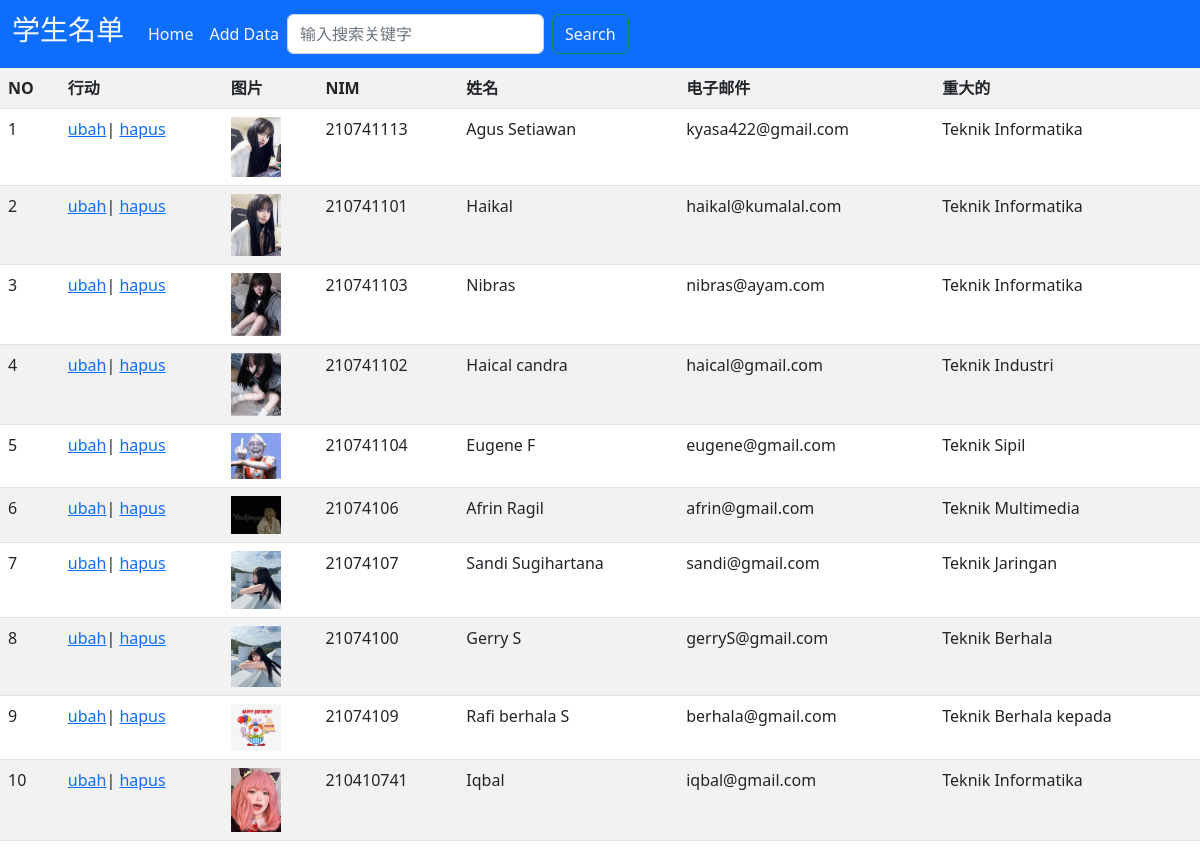
/pertemuan2/index.php, run on the app's committed database.
### tables this page shows
CREATE TABLE `mahasiswa` (
  `id` int(11) NOT NULL,
  `nama` varchar(100) DEFAULT NULL,
  `nrp` char(9) DEFAULT NULL,
  `email` varchar(100) DEFAULT NULL,
  `jurusan` varchar(100) DEFAULT NULL,
  `gambar` varchar(100) DEFAULT NULL
);

### pertemuan2/funtions.php (called while the page is built, shortened)
<?php
$db = mysqli_connect("localhost", "root", "", "phpdasar");
function  query($query)
{
  global $db;
  $result = mysqli_query($db, $query);
  $rows = [];
  while ($row = mysqli_fetch_assoc($result)) {
    $rows[] = $row;
  }
  return $rows;
}

### pertemuan2/index.php (the view, shortened to what this page needs)
<?php
require 'funtions.php';
$mahasiswa = query("SELECT * FROM mahasiswa");
?>
<!DOCTYPE html>
<html lang="en">
<head>
  <link rel="stylesheet" href="https://cdn.jsdelivr.net/npm/bootstrap@5.2.0/dist/css/bootstrap.min.css">
</head>
<body>
  <nav class="navbar navbar-expand-lg bg-primary">
    <div class="container-fluid">
      <a class="navbar-brand" href="index.php ">
        <h3 class="text-light">学生名单</h3>
      </a>
      <div class="collapse navbar-collapse" id="navbarNavAltMarkup">
        <div class="navbar-nav">
          <a class="nav-link active text-light" aria-current="page" href="index.php">Home</a>
          <a class="nav-link text-light" href="tambah.php">Add Data</a>
          <form class="d-flex" role="search" action="" method="POST">
            <input class="form-control me-2" type="search" aria-label="Search" name="keyword" placeholder="输入搜索关键字" autocomplete="off">
            <button class="btn btn-outline-success text-light" type="submit" name="cari">Search</button>
          </form>
        </div>
      </div>
    </div>
  </nav>
  <table class="table table-striped ">
    <tr>
      <th>NO</th>
      <th>行动</th>
      <th>图片</th>
      <th>NIM</th>
      <th>姓名</th>
      <th>电子邮件</th>
      <th>重大的</th>
    </tr>
    <?php $i = 1; ?>
    <?php foreach ($mahasiswa as $row) : ?>
      <tr>
        <td><?php echo $i; ?></td>
        <td>
          <a href="ubah.php?id=<?= $row["id"]; ?>">ubah</a>|
          <a href="hapus.php?id=<?= $row["id"]; ?>" onclick="return confirm('Apakah anda yakin ingin menghapus? ');">hapus</a>
        </td>
        <td><img src="../pertemuan1/img/<?php echo $row["gambar"]; ?>" width="50px"></td>
        <td>
          <?= $row["nrp"]; ?>
        </td>
        <td>
          <?= $row["nama"]; ?>
        </td>
        <td>
          <?= $row["email"]; ?>
        </td>
        <td>
          <?= $row["jurusan"]; ?>
        </td>
      </tr>
      <?php $i++; ?>
    <?php endforeach; ?>
  </table>
</body>
</html>

### data on the page
mahasiswa: gambar (picture), nrp "210741113", nama "Agus Setiawan", email "kyasa422@gmail.com", jurusan "Teknik Informatika"
mahasiswa: gambar (picture), nrp "210741101", nama "Haikal", email "haikal@kumalal.com", jurusan "Teknik Informatika"
mahasiswa: gambar (picture), nrp "210741103", nama "Nibras", email "nibras@ayam.com", jurusan "Teknik Informatika"
mahasiswa: gambar (picture), nrp "210741102", nama "Haical candra", email "haical@gmail.com", jurusan "Teknik Industri"
mahasiswa: gambar (picture), nrp "210741104", nama "Eugene F", email "eugene@gmail.com", jurusan "Teknik Sipil"
mahasiswa: gambar (picture), nrp "21074106", nama "Afrin Ragil", email "afrin@gmail.com", jurusan "Teknik Multimedia"
mahasiswa: gambar (picture), nrp "21074107", nama "Sandi Sugihartana", email "sandi@gmail.com", jurusan "Teknik Jaringan"
mahasiswa: gambar (picture), nrp "21074100", nama "Gerry S", email "gerryS@gmail.com", jurusan "Teknik Berhala"
mahasiswa: gambar (picture), nrp "21074109", nama "Rafi berhala S", email "berhala@gmail.com", jurusan "Teknik Berhala kepada"
mahasiswa: gambar (picture), nrp "210410741", nama "Iqbal", email "iqbal@gmail.com", jurusan "Teknik Informatika"
